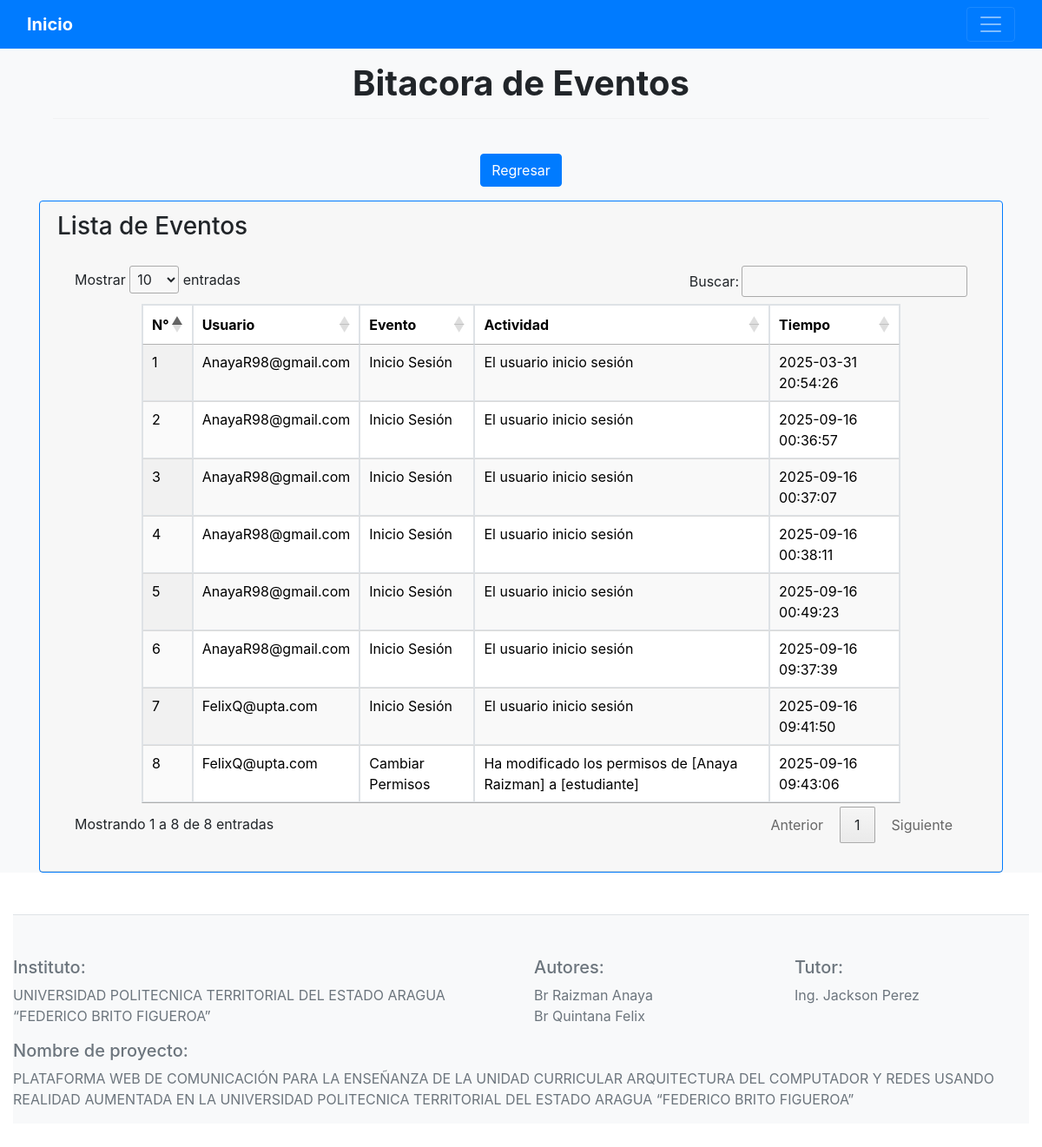
The app's page /Bitacora_Eventos.php with its own data.
### tables this page shows
CREATE TABLE `bitacora` (
  `id` int(11) NOT NULL AUTO_INCREMENT,
  `usuario` varchar(255) NOT NULL,
  `evento` varchar(255) NOT NULL,
  `detalles` text NOT NULL,
  `fecha_hora` datetime NOT NULL DEFAULT current_timestamp(),
  PRIMARY KEY (`id`)
);

### Bitacora_Eventos.php (the view, shortened to what this page needs)
<?php
$con = mysqli_connect("localhost", "root", "", "sistema",3306);
?>
<!DOCTYPE html>
<html lang="en">
<head>
    <link rel="stylesheet" href="stylesheet.css">
    <link rel="stylesheet" href="css/bootstrap.min.css">
    <link rel="stylesheet" href="//cdn.datatables.net/2.2.2/css/dataTables.dataTables.min.css">
    <link rel="stylesheet" href="https://cdn.jsdelivr.net/npm/bootstrap@4.6.2/dist/css/bootstrap.min.css">
    <link rel="stylesheet" type="text/css" href="https://cdn.datatables.net/1.12.1/css/jquery.dataTables.css">
</head>
<body>
<nav class="navbar navbar-dark bg-primary" aria-label="First navbar example">
        <div class="container-fluid">
          <a class="navbar-brand fw-bold" href="Contenido.php">Inicio</a>
          <div class="btn-group">
          <button class="navbar-toggler" type="button" data-bs-toggle="collapse" data-bs-target="#navbarsExample01" aria-controls="navbarsExample01" aria-expanded="false" aria-label="Toggle navigation">
           <span class="navbar-toggler-icon"></span>
          </button>
          </div>
          </div>
          </nav>
    <div>
    <section class="bg-light">
        <div class="container p-3">
                 <div class="col-md-12 text-center">
                     <h1 class="fw-bold" >Bitacora de Eventos</h1>
                     <hr>
                 </div>
             </div>
           <div class="container p-1 p-md-2 mb-2 text-center">
           <div class="px-3">
          <?php if($_SESSION['roles'] === "admin"){  ?>
            <a href="Control_Sistema.php"  class="choose-lang text-white text-decoration-none"><button type="button" class="btn btn-primary " data-bs-toggle="modal">Regresar</button></a>
            <?php } ?>
            </div></div>
            <div class="container">
              <div class="card border-primary mb-3">
              <div class="card-header">
                  <h3>Lista de Eventos</h3>
                <div class="card-body">
                <table id="table_id" class="display table table-bordered" style="width:85%">
                    <thead>
                        <tr>
                            <th>N°</th>
                            <th>Usuario</th>
                            <th>Evento</th>
                            <th>Actividad</th>
                            <th>Tiempo</th>
                        </tr>
                    </thead>
                    <tbody>
            <?php
            for($i=1; $i<10000; $i++){
                $consulta = "SELECT * FROM bitacora WHERE id = '$i'";
                $sql = $consulta; $query = mysqli_query($con, $sql); $fila = mysqli_fetch_array($query);
                if ($query->num_rows === 1) {
                $id = $fila['id'];
                $usser = $fila['usuario'];
                $event = $fila['evento'];
                $detail = $fila['detalles'];
                $time = $fila['fecha_hora'];
                    ?>
                    <div class="row">
                      <div class=" col-md-12  fw-bold text-left">
                        <tr>
                            <td><?php echo $id ?> </td>
                            <td><?php echo $usser ?></td>
                            <td><?php echo $event ?></td>
                            <td><?php echo $detail ?></td>
                            <td><?php echo $time ?></td>
                            </tr>
                    <?php } } ?>
                    </tbody>
                    </table>
                    </div>
                    </div>
                    </div>
                    </div>
                    </div>
<div class="container-fluid">
  <footer class="pt-5 my-5 text-muted border-top bg-light">
    <div class="row">
      <div class="col-6">
      <h5>Instituto:</h5>
        <p>UNIVERSIDAD POLITECNICA TERRITORIAL DEL ESTADO ARAGUA
              “FEDERICO BRITO FIGUEROA”
          </p>
      </div>
     <div class="col-3">
      <h5>Autores:</h5>
        <ul class="list-unstyled">
          <li>Br Raizman Anaya</li>
          <li>Br Quintana Felix</li>
        </ul>
      </div>
        <div class="col-3">
          <h5>Tutor:</h5>
          <p>Ing. Jackson Perez</p>
         </div>
    </div>
    <div class="row">
      <div class="col-12">
          <h5>Nombre de proyecto:</h5>
          <p>PLATAFORMA WEB DE COMUNICACIÓN PARA LA ENSEÑANZA DE LA UNIDAD CURRICULAR ARQUITECTURA DEL COMPUTADOR Y REDES USANDO REALIDAD AUMENTADA EN LA UNIVERSIDAD POLITECNICA TERRITORIAL DEL ESTADO ARAGUA “FEDERICO BRITO FIGUEROA”
         </p>
      </div>
    </div>
  </footer>
</div>
</body>
</html>

### stylesheet.css (style rules this page uses)
body { margin: 0px; padding: 0px; }

### records on screen
bitacora: id "1", usuario "AnayaR98@gmail.com", evento "Inicio Sesión", detalles "El usuario inicio sesión", fecha_hora "2025-03-31 20:54:26"
bitacora: id "2", usuario "AnayaR98@gmail.com", evento "Inicio Sesión", detalles "El usuario inicio sesión", fecha_hora "2025-09-16 00:36:57"
bitacora: id "3", usuario "AnayaR98@gmail.com", evento "Inicio Sesión", detalles "El usuario inicio sesión", fecha_hora "2025-09-16 00:37:07"
bitacora: id "4", usuario "AnayaR98@gmail.com", evento "Inicio Sesión", detalles "El usuario inicio sesión", fecha_hora "2025-09-16 00:38:11"
bitacora: id "5", usuario "AnayaR98@gmail.com", evento "Inicio Sesión", detalles "El usuario inicio sesión", fecha_hora "2025-09-16 00:49:23"
bitacora: id "6", usuario "AnayaR98@gmail.com", evento "Inicio Sesión", detalles "El usuario inicio sesión", fecha_hora "2025-09-16 09:37:39"
bitacora: id "7", usuario "FelixQ@upta.com", evento "Inicio Sesión", detalles "El usuario inicio sesión", fecha_hora "2025-09-16 09:41:50"
bitacora: id "8", usuario "FelixQ@upta.com", evento "Cambiar Permisos", detalles "Ha modificado los permisos de [Anaya Raizman] a [estudiante]", fecha_hora "2025-09-16 09:43:06"
